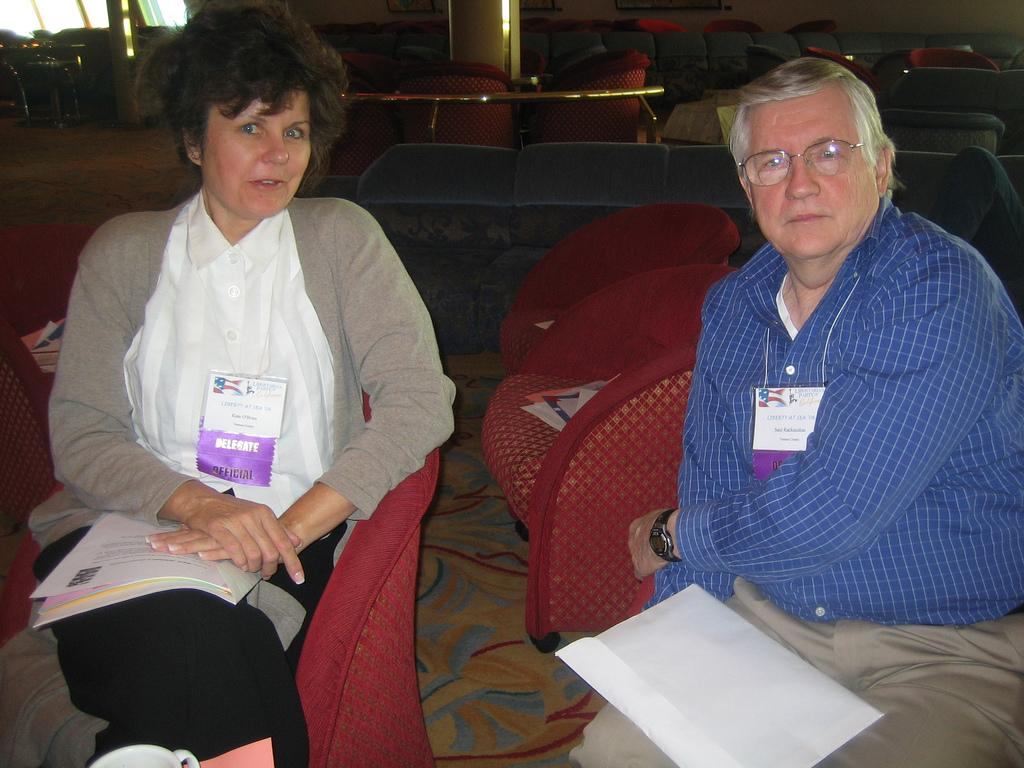
%> input picture i105415081.jpeg, 1024 x 768 px
$ octave main.m   (GNU Octave 9; MATLAB toolbox functions it lacks are replaced by stand-ins)
%> lines starting %> are read from the running program, lines starting %| are printed output that depends on the picture
### func_compute_saliency.m
function [fmap] = func_compute_saliency(Y, CR, wavelet)

[ROW,COL,DIM] = size(Y);
%% Compute saliency map

N = round(log2(max(ROW,COL))); % Obtain the value of N, where N is the number of decomposition scales

%% Apply DWT (Discrete Wavelet Transform) on each channel at N scales

% Y channel decomposition
[caY, chY, cvY, cdY, RowDataY, ColDataY]  = createWaveletMap(Y, N, wavelet);
% CR channel decomposition
[caCR,chCR,cvCR,cdCR,RowDataCR,ColDataCR] = createWaveletMap(CR, N, wavelet);

%% Perform inverse DWT at N levels
C = zeros(ROW,COL);

for i = 1:length(caY)
    N = i;

    %% Feature map of luminance channel
    y = createFeatureMap(chY, cvY, cdY, RowDataY, ColDataY, ROW, COL, N, wavelet);

    %% Feature map of chrominance channel
    cr = createFeatureMap(chCR,cvCR,cdCR,RowDataCR,ColDataCR, ROW, COL, N, wavelet);

    %% Calculate entropy of feature map at each level
    eny = entropy(y);
    encr = entropy(cr);

    %% Obtain weighted feature maps
    y = y*eny;
    cr = cr*encr;

    %% Combining feature maps at each level
    LS = abs(y) + abs(cr);

    %% Combined the maps at N levels
    C = C + LS;
end

%% Smoothing operation
C = imfilter(C, fspecial('gaussian', 5, 5), 'symmetric', 'conv');

%% Normalisation and enhancement
fmap = log(mat2gray(C) + 1);

end

### createWaveletMap.m
function [ca,ch,cv,cd,ROW,COL] = createWaveletMap(img, waveletLevel,StrWaveMODE)

img = double(img);

img = mat2gray(img)*255;

[R,C] = size(img);

for i = 1:waveletLevel
    if i == 1
        [ca(i).data, ch(i).data, cv(i).data, cd(i).data] = dwt2(img,StrWaveMODE);
    else
        [ca(i).data, ch(i).data, cv(i).data, cd(i).data] = dwt2(ca(i-1).data,StrWaveMODE);
    end
    [ROW(i).data, COL(i).data] = size(ca(i).data);
    if(double(R)/2^i < 1 && double(C)/2^i < 1)
        break;
    end
end

### createFeatureMap.m
function CM = createFeatureMap(ch, cv, cd, ROW, COL, R, C, waveletLevel, StrWaveMODE)

if waveletLevel > 1
    for i = waveletLevel:-1:1
        if i == waveletLevel
            CM = idwt2([],ch(i).data, cv(i).data, cd(i).data,StrWaveMODE,[ROW(i-1).data COL(i-1).data]);
        elseif i == 1

            CM = idwt2(CM,ch(i).data, cv(i).data, cd(i).data,StrWaveMODE,[R C]);

        else
            CM = idwt2(CM,ch(i).data, cv(i).data, cd(i).data,StrWaveMODE,[ROW(i-1).data COL(i-1).data]);
        end
    end
elseif waveletLevel == 1
    CM = idwt2([],ch(1).data, cv(1).data, cd(1).data,StrWaveMODE,[R C]);
end

### main.m
%%%%%%%%%%%%%%%%%%%%%%%%%%%%%%%%%%%%%%%%%%%%%%%%%%%%%%%%%%%%%%%%%%%%%%%%%%%%%%%
%% A Low-complexity Wavelet-based Visual Saliency Model to Predict Fixations
%  Author: MANJULA NARAYANASWAMY
%  School of Engineering,
%  Robert Gordon University, United Kingdom.
%%%%%%%%%%%%%%%%%%%%%%%%%%%%%%%%%%%%%%%%%%%%%%%%%%%%%%%%%%%%%%%%%%%%%%%%%%%%%%%

%%
clc; clear; close all;

%% Read single image
[FileName,PathName] = uigetfile({'*.png;*.bmp;*.jpg;*.jpeg;*.gif','Image Files'});
%> the answer given: i105415081.jpeg
myfile = [PathName FileName];
Irgb = imread(myfile);
%> Irgb is the input picture: size 768x1024x3 uint8; mean R, G, B 93.1, 80.3, 83.4

tic
%% Convert RGB image to YCbCr colour space
YCBCR = rgb2ycbcr(Irgb);
%> YCBCR: size 768x1024x3 uint8; mean of channels 1, 2, 3 88.6, 127.5, 133.4

%% Filter very high frequency noise
YCBCR = imfilter(YCBCR, fspecial('gaussian', 3, 3), 'symmetric', 'conv');
%> YCBCR: size 768x1024x3 uint8; mean of channels 1, 2, 3 88.6, 127.5, 133.4

%% Obtain luminance and chrominance channels
Y = double(YCBCR(:,:,1));     % Luminance
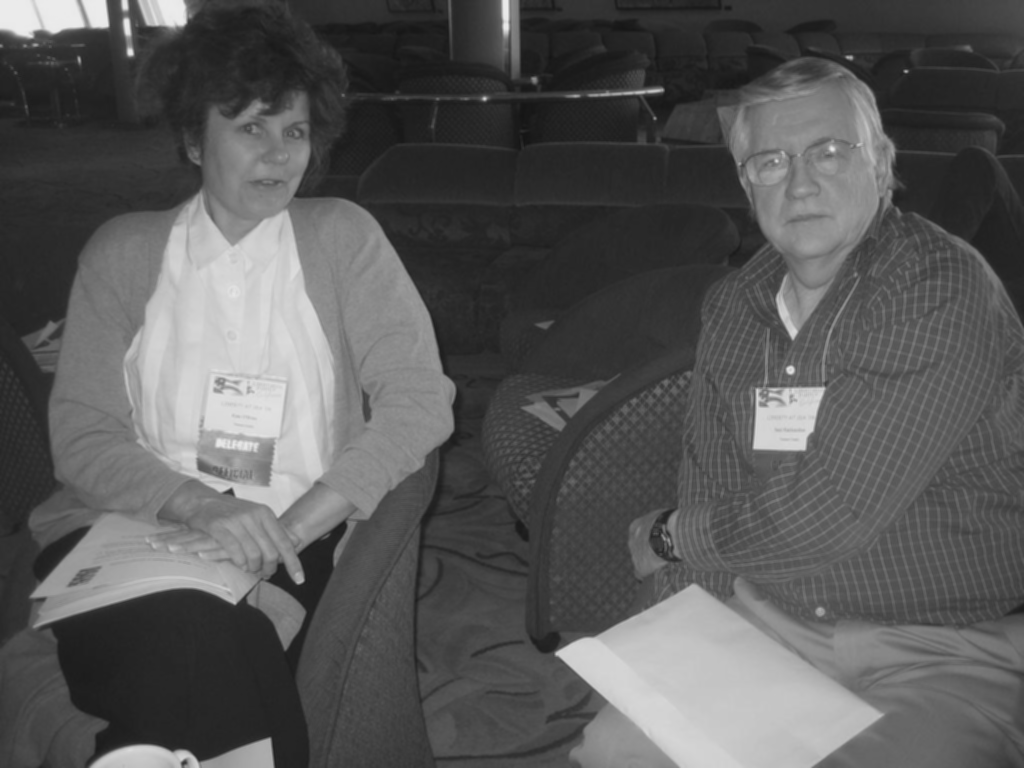
%> Y: size 768x1024 double; min 20, max 235, mean 88.6
CR = double(YCBCR(:,:,3));    % Red colour difference
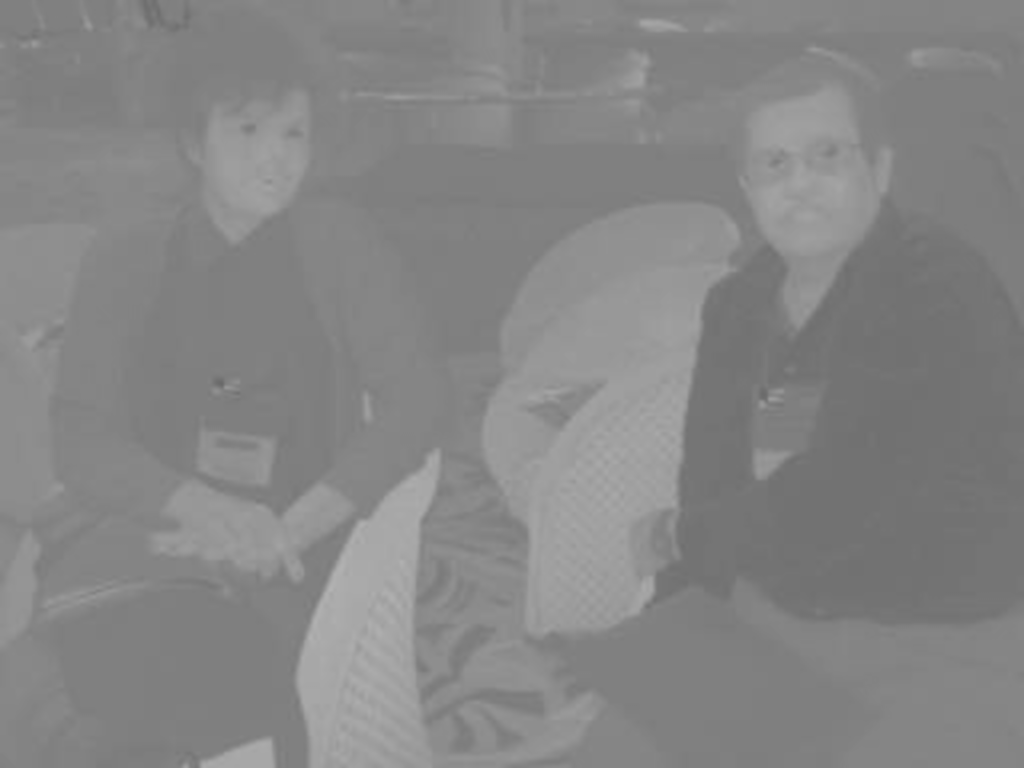
%> CR: size 768x1024 double; min 105, max 179, mean 133.4

%% Biorthogonal wavelet is chosen for decomposition
wavelet = 'bior4.4';

%% Saliency computation
[fmap] = func_compute_saliency(Y, CR, wavelet);
%> after the loop in createWaveletMap, `for i = 1:waveletLevel`: COL = 10 items; first 5, data: 516, 262, 135, 72, 40; ROW = 10 items; first 5, data: 388, 198, 103, 56, 32; ca = 10 items
%> in func_compute_saliency, `[caY, chY, cvY, cdY, RowDataY, ColDataY]  = createWaveletMap(Y, N, wav..`: RowDataY = 10 items; first 5, data: 388, 198, 103, 56, 32; ColDataY = 10 items; first 5, data: 516, 262, 135, 72, 40
%> call 2 of createWaveletMap, with waveletLevel = 10, StrWaveMODE = 'bior4.4'
%> in createWaveletMap (call 2), `img = mat2gray(img)*255;`:
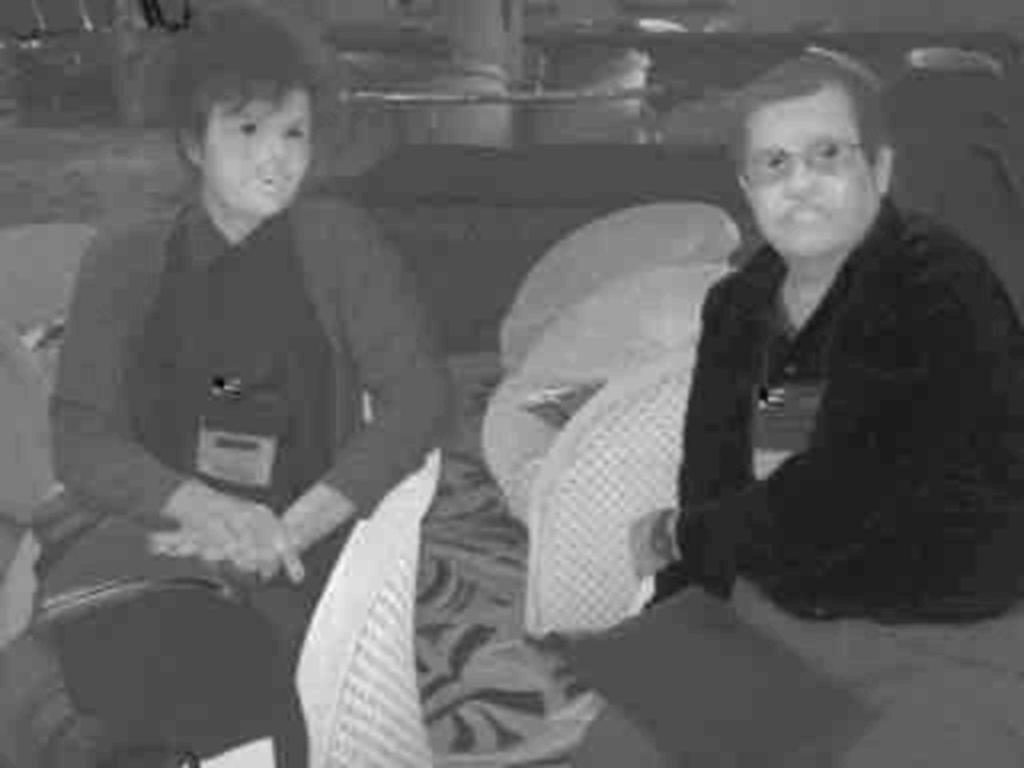
%> img: size 768x1024 double; min 0, max 255, mean 97.9
%> in func_compute_saliency, `[caCR,chCR,cvCR,cdCR,RowDataCR,ColDataCR] = createWaveletMap(CR, N, wa..`: caCR = 10 items; RowDataCR = 10 items; first 5, data: 388, 198, 103, 56, 32; ColDataCR = 10 items; first 5, data: 516, 262, 135, 72, 40
%> the loop in func_compute_saliency, `for i = 1:length(caY)` made 10 passes
%> (eny, encr) on passes 1 to 10: (4.46, 3.77), (3.36, 3.65), (2.54, 3.28), (2.06, 2.59), (1.69, 2.02), (1.42, 1.63), (1.26, 1.37), (1.15, 1.16), (1.1, 1.07), (1.07, 1.22)
%> pass 1, in createFeatureMap (call 2), `CM = idwt2([],ch(1).data, cv(1).data, cd(1).data,StrWaveMODE,[R C]);`:
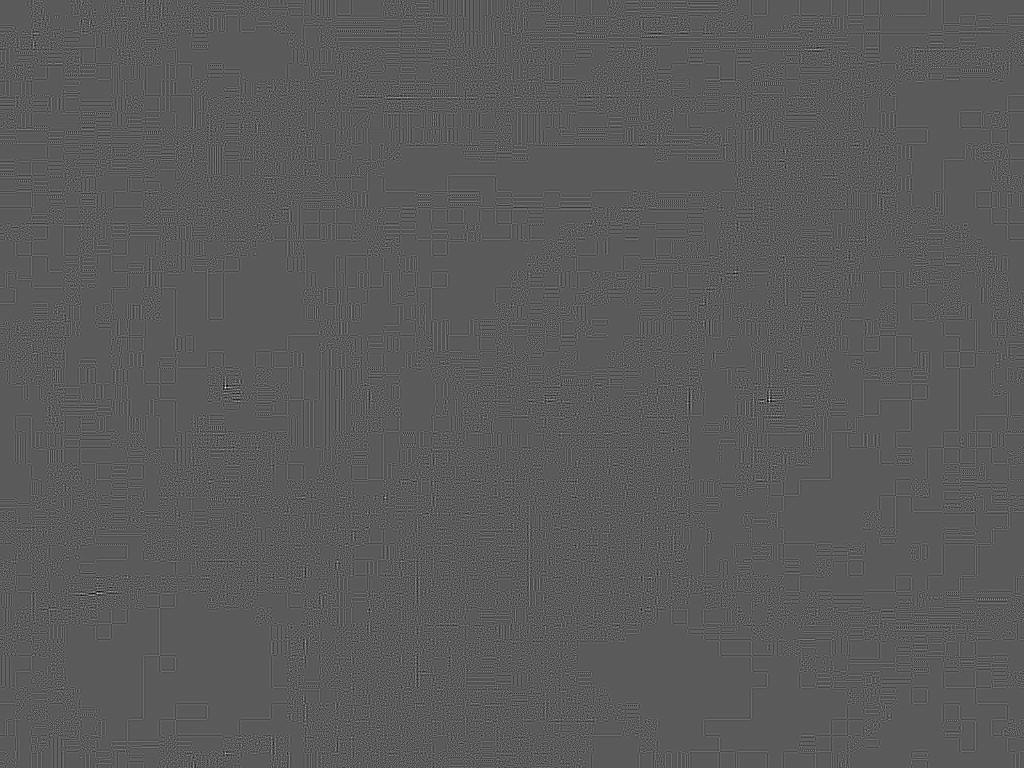
%> CM: size 768x1024 double; min -5.68, max 10.26, mean 9.36e-07; drawn with min black and max white
%> in func_compute_saliency, `C = imfilter(C, fspecial('gaussian', 5, 5), 'symmetric', 'conv');`:
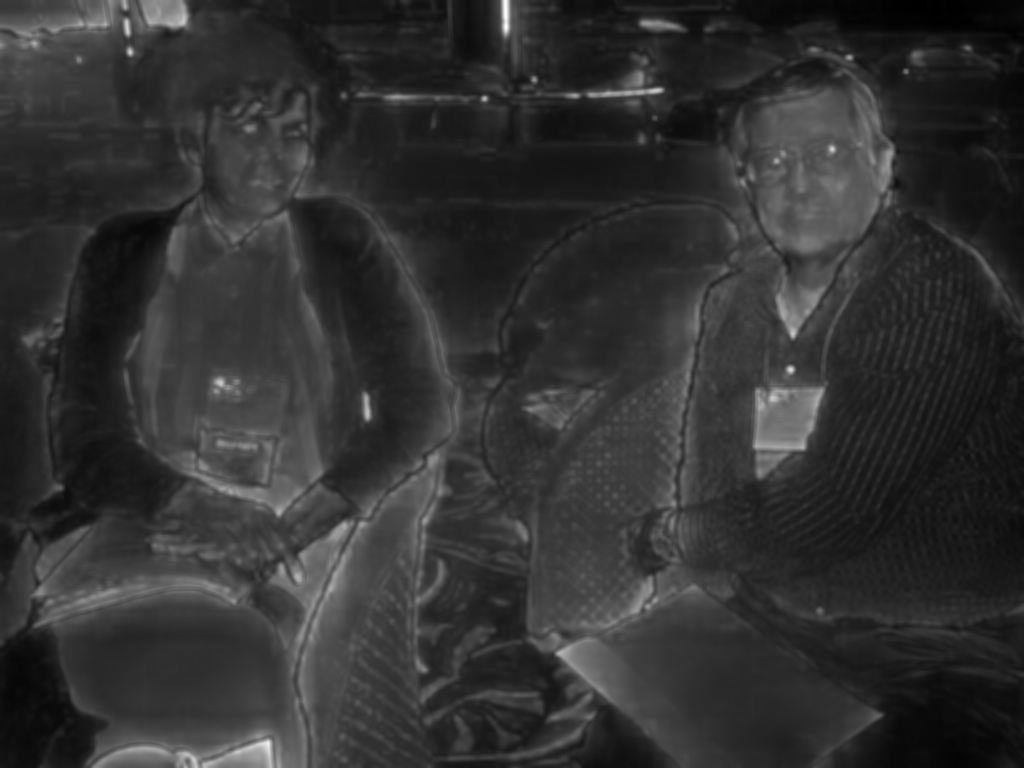
%> C: size 768x1024 double; min 39.86, max 2001.4, mean 427.1; drawn with min black and max white

%%
figure
subplot(2,1,1);
imshow(Irgb); title('Input image');
subplot(2,1,2);
imshow(fmap,[]); title('Final Saliency Map');

toc
